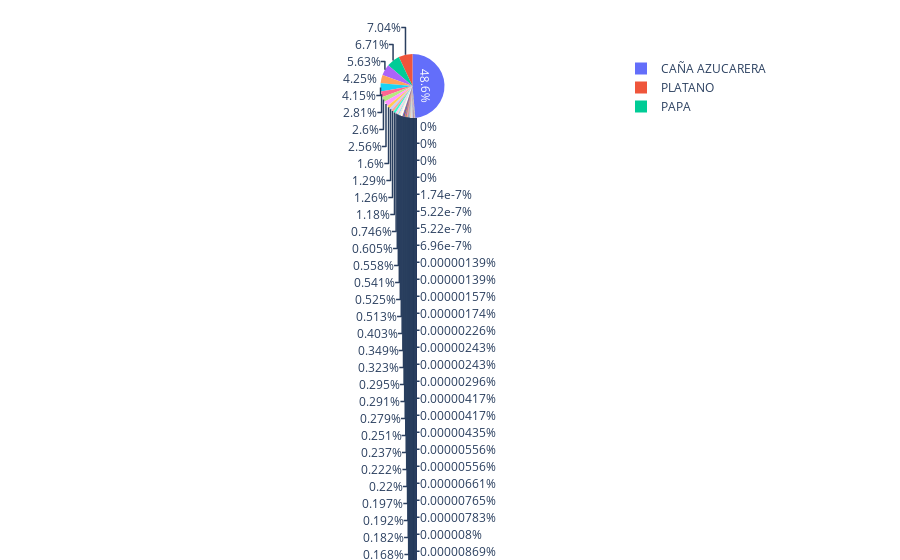

The cell this chart's notebook holds for it:
### Code cell
fig = px.pie(df,values=df["Producción (t)"],names=df["CULTIVO"])

fig.show()

### Figure 1 — Plotly figure (JSON) as saved in the notebook; plotly's stock layout.template omitted (floating-point values rounded to 4 significant figures; data arrays with more than 128 entries replaced by an {"elided": "..."} marker saying what was removed)
{"data": [{"domain": {"x": [0, 1], "y": [0, 1]}, "hovertemplate": "CULTIVO=%{label}<br>Producción (t)=%{value}<extra></extra>", "labels": {"elided": "223 str values"}, "legendgroup": "", "name": "", "showlegend": true, "type": "pie", "values": {"elided": "223 int values"}}], "layout": {"legend": {"tracegroupgap": 0}, "margin": {"t": 60}}}
